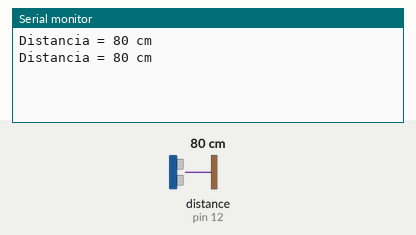
Recording of a sketch running on a simulated Arduino Uno, built with avr-gcc and run on an emulated ATmega328P. Shown: the last lines printed to the serial monitor. The test bench sets the inputs (shaded band); at power-on: distance to the obstacle (sensor on pin 12) 80 cm. The echo pulse lasts 58.3 µs per cm.

Above: at 1.8 s.
1.9 s: distance to the obstacle (sensor on pin 12) set to 2 cm
At 2.8 s:
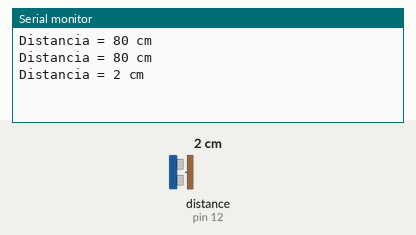
3.4 s: distance to the obstacle (sensor on pin 12) set to 4 cm
At 4.4 s:
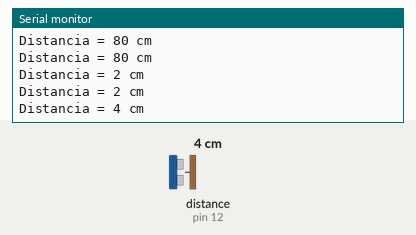
Timing chart, 0 to 6.4 s (numbered marks = the images above; inputs shaded):
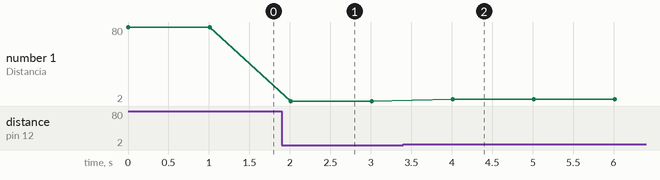

The sketch:

Pratica15_Sensor_Ultrassom_distancia.ino
```cpp
#include <Ultrasonic.h>

#define pino_trigger 13 //Define o pino para o trigger
#define pino_echo 12    //Define o pino para o echo

Ultrasonic ultrassom(pino_trigger, pino_echo);//Inicializa o sensor nos pinos definidos acima

void setup() {
   Serial.begin(9600); //Habilita Comunicação Serial a uma taxa de 9600 bauds.
}

void loop() {
   long distancia = ultrassom.Ranging(CM);// retorna a distancia em centímetros(CM)
   Serial.print("Distancia = ");
   Serial.print(distancia); //imprime o valor da variável distancia
   Serial.println(" cm");
   delay(1000);
}
```

Measured:
- after the input at 1.9 s, the serial monitor: prints a new line after 0.11 s (image 1)
- after the input at 3.4 s, the serial monitor: prints a new line after 0.61 s (image 2)
- plotted number 1: 80 → 2 after the input at 1.9 s, 2 → 4 after the input at 3.4 s
